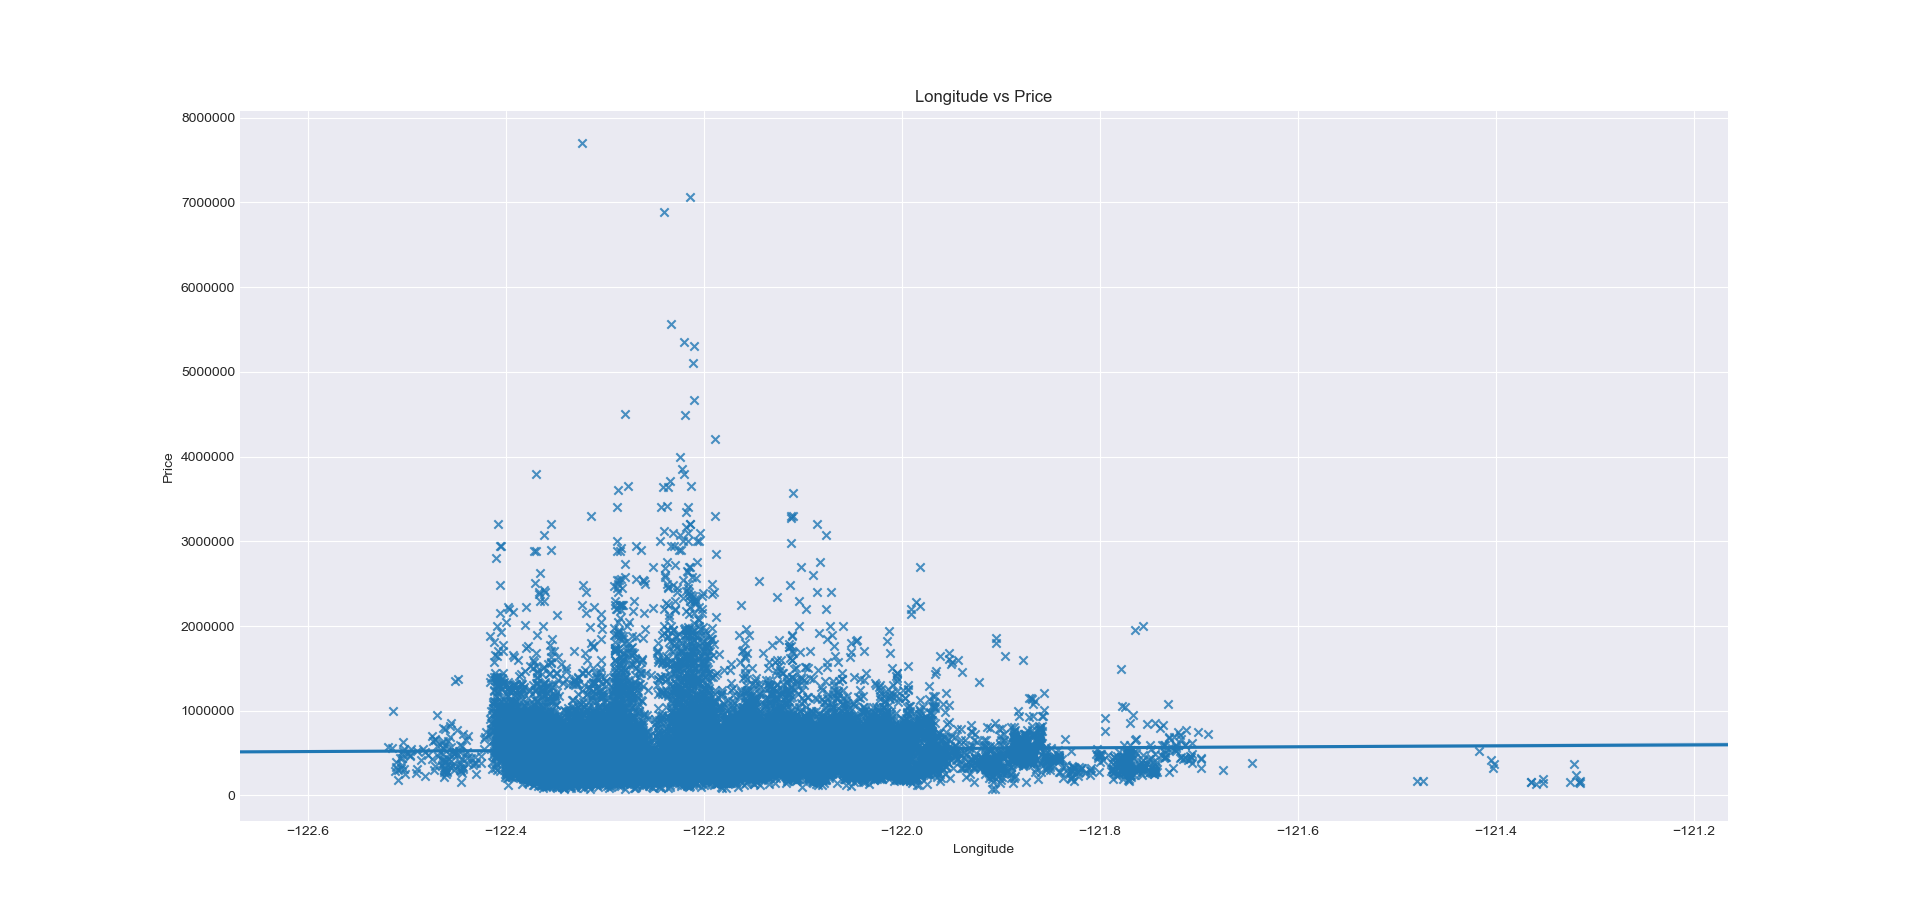

The script that drew this image:
# -*- coding: utf-8 -*-
"""
Created on Fri Jan 19 21:15:51 2018

@author: pravi
"""

import pandas as pd
import matplotlib.pyplot as plt
import seaborn as sns

#since heatmap shows condition is not very useful for predicting the price (i.e. condition does not influence the value of price)
def visualize():
    dataset=pd.read_csv('../dataset.csv')
    del dataset['id'] #as we know id of a house is not important in predicting its price
    sns.regplot(x='long',y='price',data=dataset,scatter=True,marker='x')
    plt.title('Longitude vs Price')
    plt.xlabel('Longitude')
    plt.ylabel('Price')
    plt.show()
visualize()
